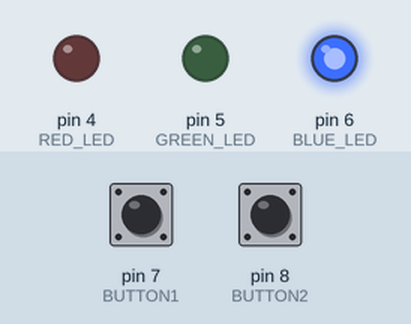
Recording of a sketch running on a simulated Arduino Uno, built with avr-gcc and run on an emulated ATmega328P. Parts: output pins drawn as LEDs (lit = HIGH). The test bench sets the inputs (shaded band); at power-on: pin 7 (BUTTON1) HIGH, pin 8 (BUTTON2) HIGH.

Above: at 1.2 s.
1.3 s: pin 7 (BUTTON1) pulled LOW for 1 s
At 2.1 s:
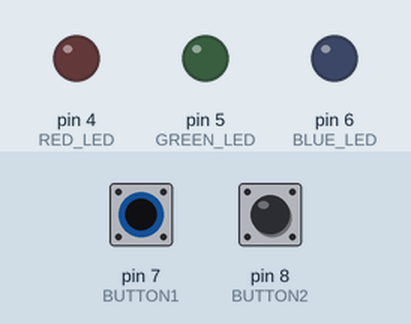
At 2.7 s:
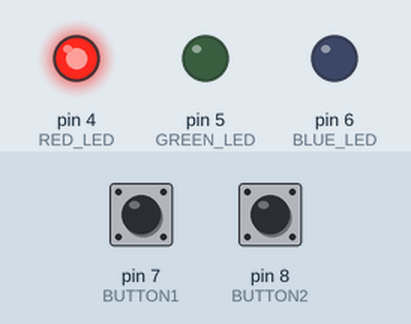
4.8 s: pin 7 (BUTTON1) pulled LOW for 1 s
At 6.1 s:
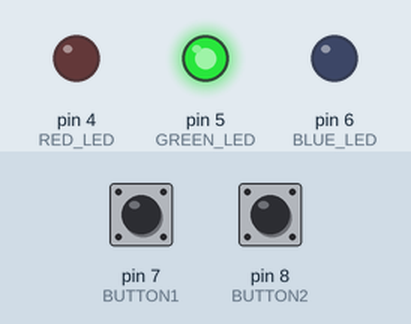
Timing chart, 0 to 7.8 s (numbered marks = the images above; inputs shaded):
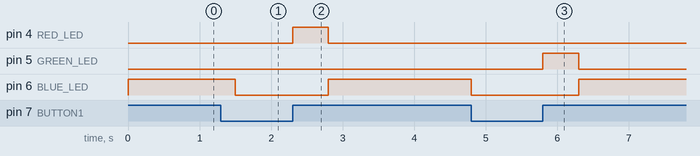

The sketch:

Lab1_Problem7.ino
```cpp
// ENCE 3210 - Microprocessor Systems 1
// Lab 1 - Problem 7
// By Rana Seif
// This code acts as a basic calculator that adds, subtracts or multiplies 10 sets of numbers.
// It uses two buttons:
// Button1 to determine what operation will be done and creates an LED output
// Button2 to trigger the application of the operation.

// Define LED light pins using macros
# define RED_LED 4
# define GREEN_LED 5
# define BLUE_LED 6

// Define Button pins using macros
# define BUTTON1 7
# define BUTTON2 8

// Defines Array size using a macro
# define ARRAY_SIZE 10

// Declares and initializes the three global arrays (both inputs and the output)
int gArray1[ARRAY_SIZE] = {1, 2, 3, 4, 5, 6, 7, 8, 9, 10};
int gArray2[ARRAY_SIZE] = {10, 9, 8, 7, 6, 5, 4, 3, 2, 1};
int gResultsArray[ARRAY_SIZE] = {0};

// Declares and initializes the counter that will use button1 presses to identify the correct operation to apply
int gOperationCounter = 0;

void operationApplier(int operationCounter)
{
  // Function takes an integer for operation counter as a parameter
  // and changes output array accordingly

  // If statements check for correct operation (1 for addition, 2 for subtraction and 3 for multiplication)
  // and applies operation
  if (operationCounter == 1)
  {
    for (int i=0; i<ARRAY_SIZE; i++)
    {
      gResultsArray[i] = gArray1[i]+gArray2[i];
    }
  }

  else if(operationCounter == 2)
  {
    for (int i=0; i<ARRAY_SIZE; i++)
    {
      gResultsArray[i] = gArray1[i]-gArray2[i];
    }
  }

  else if(operationCounter == 3)
  {
    for (int i=0; i<ARRAY_SIZE; i++)
    {
      gResultsArray[i] = gArray1[i]*gArray2[i];
    }
  }
}

void ledControl (int operationCounter)
{
  // Function takes an integer for operation counter as a parameter
  // and turns on correct light accordingly

  // If statements check for correct light to turn on (1 for Red, 2 for Green and 3 for Blue)
  if (operationCounter == 1)
  {
    digitalWrite(RED_LED, HIGH);
    delay(500);
    digitalWrite(RED_LED, LOW);
  }

  else if(operationCounter == 2)
  {
    digitalWrite(GREEN_LED, HIGH);
    delay(500);
    digitalWrite(GREEN_LED, LOW);
  }

  else if(operationCounter == 3)
  {
    digitalWrite(BLUE_LED, HIGH);
    delay(500);
    digitalWrite(BLUE_LED, LOW);
  }
}


void setup()
{

  // Initialize LED pins as Outputs
  pinMode(RED_LED, OUTPUT);
  pinMode(GREEN_LED, OUTPUT);
  pinMode(BLUE_LED, OUTPUT);

  // Initialize button pin as input with pull-up resistor to prevent button errors
  pinMode(BUTTON1, INPUT_PULLUP);
  pinMode(BUTTON2, INPUT_PULLUP);

}

void loop()
{
  // Resets counter to 0 at beginning of loop
  gOperationCounter = 0;

  // for loop with three iterations to check how many times out of 3 button is pressed
  // Result is then stored in gOperationCounter
  for(int i=0; i<3; i++)
  {
    gOperationCounter = gOperationCounter + digitalRead(BUTTON1);
  }

  // Calls LedControl function to turn on correct LED for the button presses
  ledControl(gOperationCounter);

  // If second button is pressed, the operationApplier function is called to fill gResultsArray.
  if(digitalRead(BUTTON2) == 1)
  {
    operationApplier(gOperationCounter);
  }
}
```

Measured:
- after the input at 1.3 s, pin 4 (RED_LED): LOW → HIGH after 1.0 s, → LOW 0.50 s later; pin 6 (BLUE_LED): HIGH → LOW after 0.20 s, → HIGH 1.3 s later
- after the input at 4.8 s, pin 5 (GREEN_LED): LOW → HIGH after 1.0 s, → LOW 0.50 s later; pin 6 (BLUE_LED): HIGH → LOW at once, → HIGH 1.5 s later
